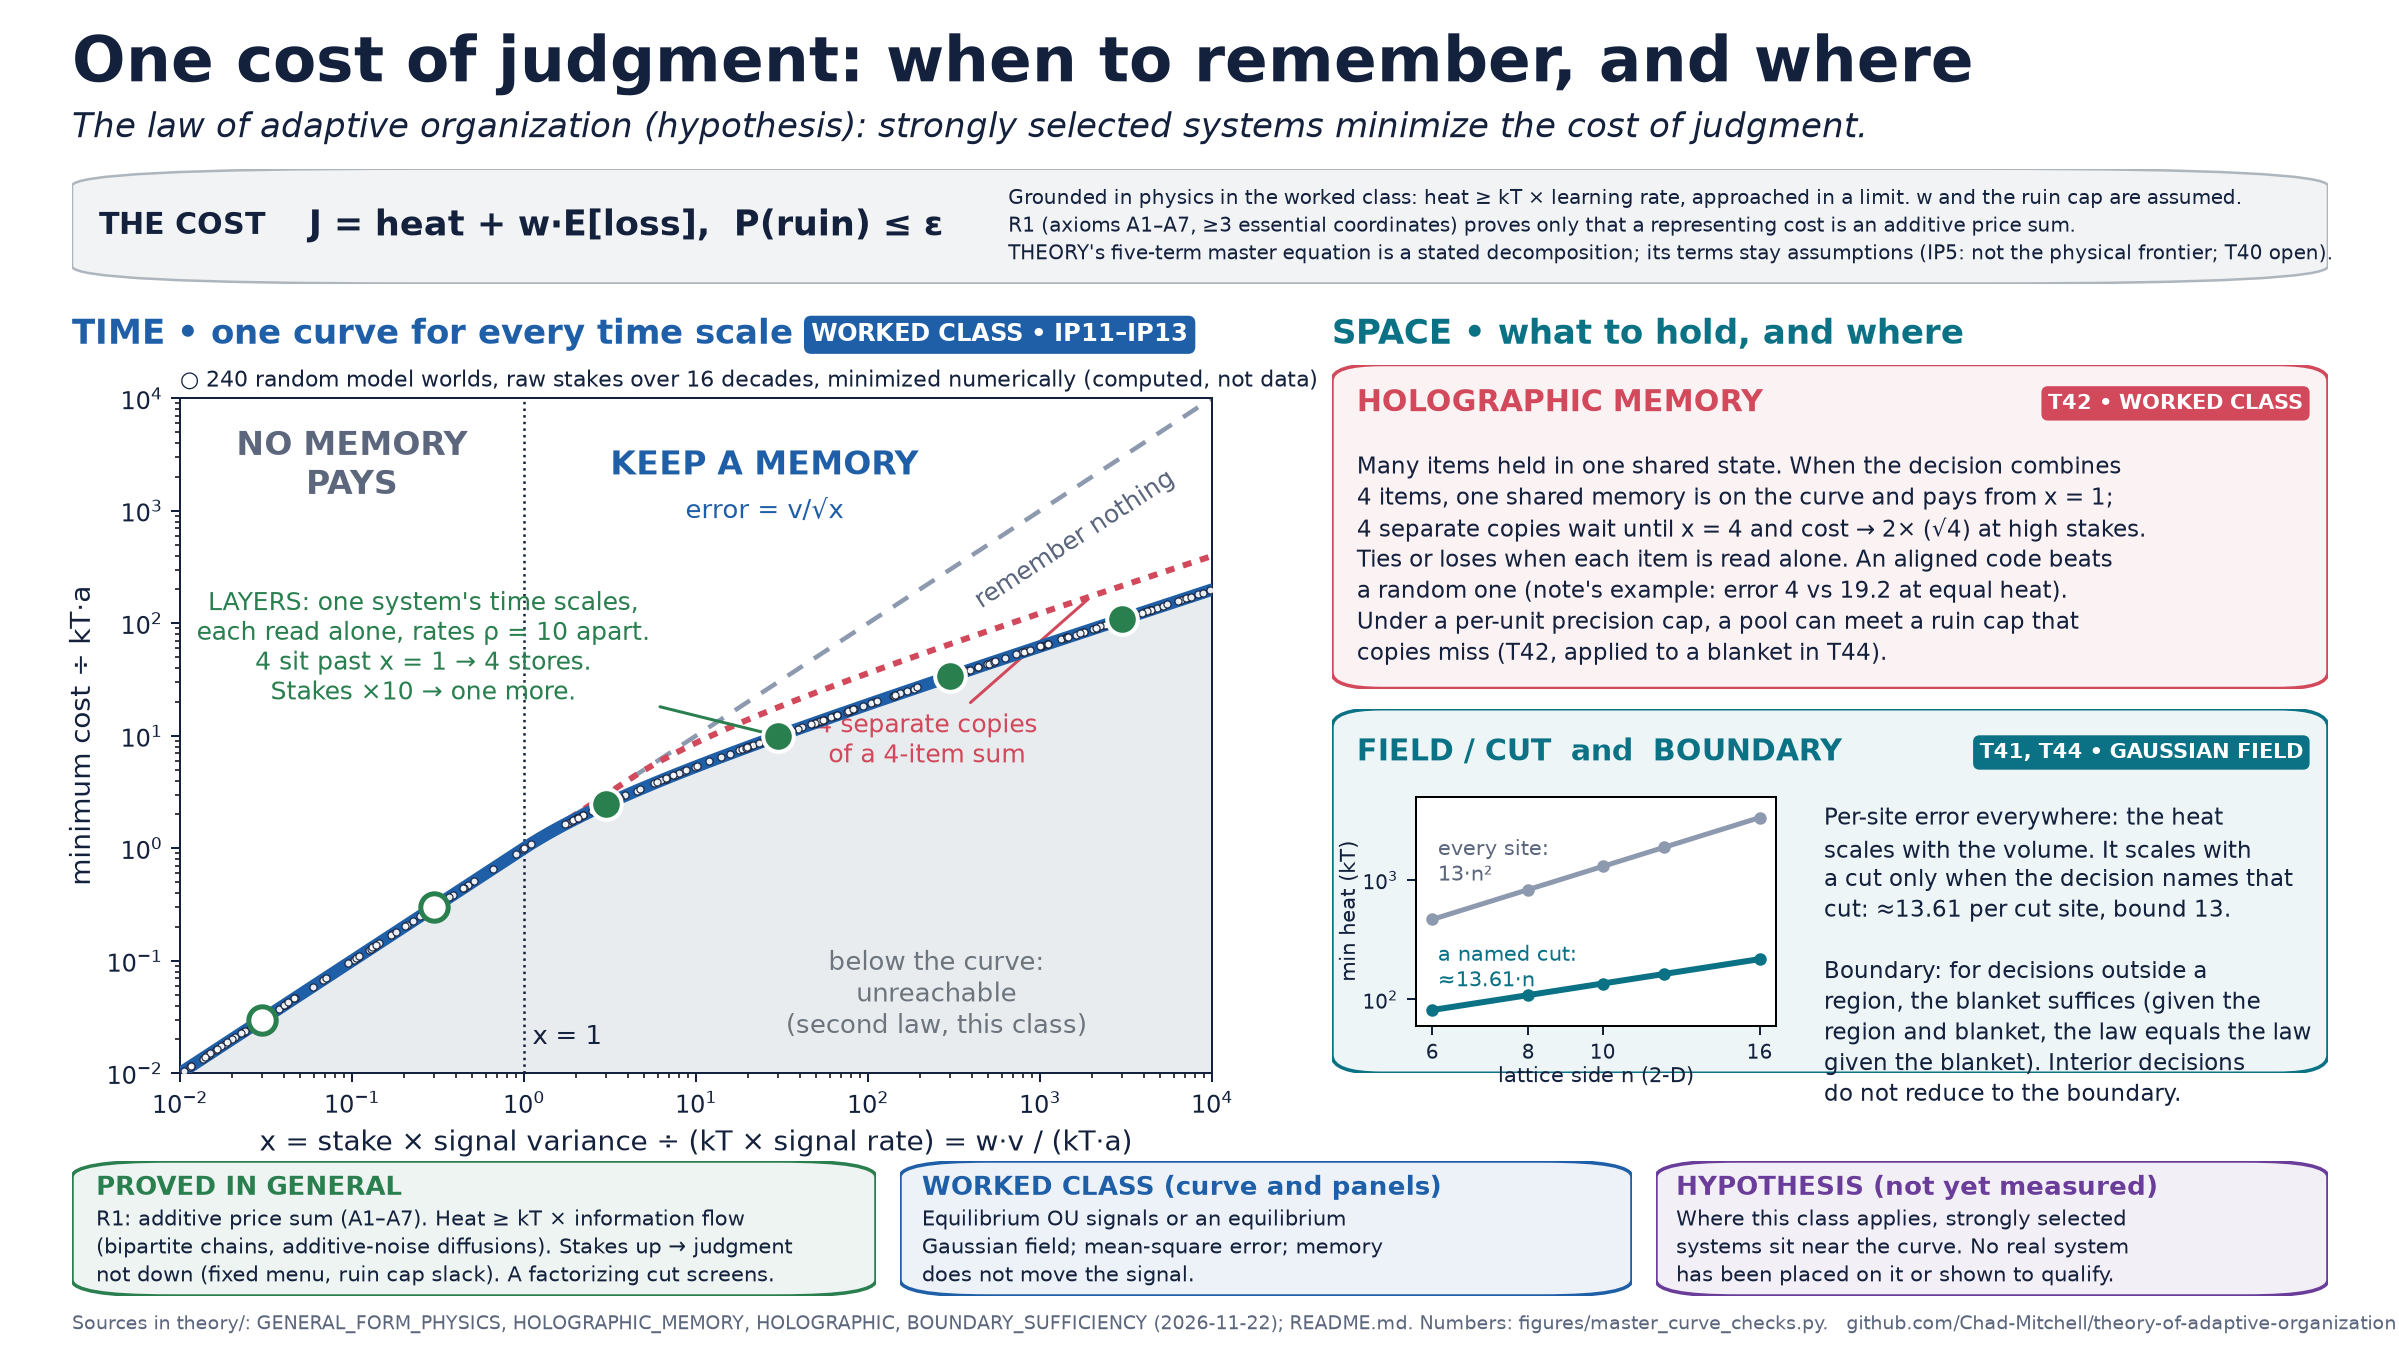

Write the Python code that produced this figure.
"""figures/master_curve.png: the cost of judgment on one curve (worked class), 16:9 for X.
Run: nice -n 19 python3 figures/master_curve.py   Checks: figures/master_curve_checks.py"""
import sys

import matplotlib

matplotlib.use("Agg")
import matplotlib.pyplot as plt  # noqa: E402
import numpy as np  # noqa: E402
from matplotlib.patches import FancyBboxPatch  # noqa: E402

sys.path.insert(0, __file__.rsplit("/", 1)[0])
import master_curve_math as M  # noqa: E402
from master_curve_params import P  # noqa: E402

OUT = __file__.rsplit("/", 1)[0] + "/master_curve.png"
NAVY, BLUE, ORANGE, GREY, GREEN, PURPLE = "#14213d", "#1f5fa8", "#d1495b", "#8d99ae", "#2a7f4f", "#6a3d9a"

plt.rcParams.update({"font.family": "DejaVu Sans"})
fig = plt.figure(figsize=(13.333, 7.5), dpi=180)
fig.patch.set_facecolor("white")
TEAL = "#0b7285"

def chip(x, y, text, color, size=9.5):
    fig.text(x, y, text, fontsize=size, fontweight="bold", color="white", va="center", ha="left",
             bbox=dict(boxstyle="round,pad=0.25", fc=color, ec=color))

# ---------------- title and cost band ----------------
fig.text(0.03, 0.952, "One cost of judgment: when to remember, and where", fontsize=25, fontweight="bold", color=NAVY, va="center")
fig.text(0.03, 0.905, P["hypothesis"], fontsize=13.5, color=NAVY, va="center", style="italic")

axc = fig.add_axes([0.03, 0.79, 0.94, 0.085]); axc.axis("off")
axc.add_patch(FancyBboxPatch((0, 0), 1, 1, boxstyle="round,pad=0,rounding_size=0.15", transform=axc.transAxes,
                             facecolor="#f1f3f5", edgecolor="#adb5bd", lw=1))
axc.text(0.012, 0.5, "THE COST", fontsize=12, fontweight="bold", color=NAVY, va="center", transform=axc.transAxes)
axc.text(0.105, 0.5, "J = heat + w\u00b7E[loss],  P(ruin) \u2264 \u03b5", fontsize=14, color=NAVY, va="center",
         transform=axc.transAxes, fontweight="bold")
axc.text(0.415, 0.5,
         "Grounded in physics in the worked class: heat \u2265 kT \u00d7 learning rate, approached in a limit. w and the ruin cap are assumed.\n"
         "R1 (axioms A1\u2013A7, \u22653 essential coordinates) proves only that a representing cost is an additive price sum.\n"
         "THEORY's five-term master equation is a stated decomposition; its terms stay assumptions (IP5: not the physical frontier; T40 open).",
         fontsize=8.2, color=NAVY, va="center", transform=axc.transAxes, linespacing=1.35)

# ---------------- TIME panel: the curve ----------------
ax = fig.add_axes([0.075, 0.205, 0.43, 0.50])
fig.text(0.03, 0.752, "TIME \u2022 one curve for every time scale", fontsize=13.5, fontweight="bold", color=BLUE, va="center")
chip(0.338, 0.752, "WORKED CLASS \u2022 IP11\u2013IP13", BLUE)
xs = np.logspace(-2, 4, 1200)
ax.set_xscale("log"); ax.set_yscale("log")
ax.set_xlim(1e-2, 1e4); ax.set_ylim(1e-2, 1e4)
ax.fill_between(xs, 1e-3, M.F(xs), color="#e9ecef", zorder=0, lw=0)
ax.text(250, 0.05, "below the curve:\nunreachable\n(second law, this class)", fontsize=10.5, color="#6c757d", ha="center", va="center")
xa = np.logspace(0, 4, 200)
ax.plot(xa, xa, ls=(0, (4, 3)), color=GREY, lw=1.8, zorder=2)
ax.text(1.6e3, 5.5e2, "remember nothing", fontsize=10, color="#5c677d", ha="center", va="center", rotation=33)
K = P["K"]
ax.plot(xs[xs >= 1], M.separate_copies(xs[xs >= 1], K), color=ORANGE, lw=2.4, ls=(0, (1.5, 1.5)), zorder=3)
ax.plot(xs, M.F(xs), color=BLUE, lw=5, zorder=4, solid_capstyle="round")
kT, a, v, w = M.random_worlds(P["n_worlds"], P["seed"])
xw = w * v / (kT * a)
Jw = np.array([M.brute_min(a[i], v[i], w[i], kT[i], n=4001)[0] for i in range(len(xw))]) / (kT * a)
ax.scatter(xw, Jw, s=8, color="white", edgecolor=NAVY, lw=0.5, zorder=5, alpha=0.9)
lx = np.array(M.ladder_xs(P["x_slowest"], P["rho"], P["rungs"]))
ly = M.F(lx)
on = lx > 1
ax.scatter(lx[on], ly[on], s=150, color=GREEN, edgecolor="white", lw=1.6, zorder=7)
ax.scatter(lx[~on], ly[~on], s=120, facecolor="white", edgecolor=GREEN, lw=2, zorder=7)
ax.axvline(1, color=NAVY, lw=1, ls=":", zorder=1)
ax.text(1.12, 1.6e-2, "x = 1", fontsize=10.5, color=NAVY, va="bottom")
ax.text(0.1, 2.5e3, "NO MEMORY\nPAYS", fontsize=13, fontweight="bold", color="#5c677d", ha="center", va="center")
ax.text(25, 2.5e3, "KEEP A MEMORY", fontsize=13, fontweight="bold", color=BLUE, ha="center", va="center")
ax.text(25, 1.0e3, "error = v/\u221ax", fontsize=10.5, color=BLUE, ha="center", va="center")
ax.annotate("LAYERS: one system's time scales,\neach read alone, rates \u03c1 = %g apart.\n4 sit past x = 1 \u2192 4 stores.\nStakes \u00d7%g \u2192 one more."
            % (P["rho"], P["rho"]), xy=(lx[2], ly[2]), xytext=(0.26, 60), fontsize=9.8, color=GREEN, ha="center", va="center",
            arrowprops=dict(arrowstyle="-", color=GREEN, lw=1.2))
ax.annotate("%d separate copies\nof a %d-item sum" % (K, K), xy=(2e3, float(M.separate_copies(2e3, K))), xytext=(2.2e2, 9),
            fontsize=10, color=ORANGE, ha="center", va="center", arrowprops=dict(arrowstyle="-", color=ORANGE, lw=1.2))
ax.set_xlabel("x = stake \u00d7 signal variance \u00f7 (kT \u00d7 signal rate) = w\u00b7v / (kT\u00b7a)", fontsize=11, color=NAVY)
ax.set_ylabel("minimum cost \u00f7 kT\u00b7a", fontsize=11, color=NAVY)
ax.tick_params(labelsize=9.5, colors=NAVY)
for s in ax.spines.values():
    s.set_color(NAVY)
fig.text(0.075, 0.718, "\u25cb %d random model worlds, raw stakes over %d decades, minimized numerically (computed, not data)"
         % (len(xw), int(np.log10(w.max() / w.min()))), fontsize=8.8, color=NAVY, va="center")

# ---------------- SPACE panel: holographic memory, cut, boundary ----------------
X0 = 0.555
fig.text(X0, 0.752, "SPACE \u2022 what to hold, and where", fontsize=13.5, fontweight="bold", color=TEAL, va="center")

def tbox(y0, h, color, title, chiptext, lines, size=9.6):
    axb = fig.add_axes([X0, y0, 0.415, h]); axb.axis("off")
    axb.add_patch(FancyBboxPatch((0, 0), 1, 1, boxstyle="round,pad=0,rounding_size=0.05", transform=axb.transAxes,
                                 facecolor=color + "12", edgecolor=color, lw=1.4))
    axb.text(0.025, 0.88, title, fontsize=12, fontweight="bold", color=color, va="center", transform=axb.transAxes)
    axb.text(0.975, 0.88, chiptext, fontsize=8.5, fontweight="bold", color="white", va="center", ha="right",
             transform=axb.transAxes, bbox=dict(boxstyle="round,pad=0.25", fc=color, ec=color))
    axb.text(0.025, 0.73, lines, fontsize=size, color=NAVY, va="top", transform=axb.transAxes, linespacing=1.35)
    return axb

tbox(0.49, 0.24, ORANGE, "HOLOGRAPHIC MEMORY", "T42 \u2022 WORKED CLASS",
     "Many items held in one shared state. When the decision combines\n"
     "%d items, one shared memory is on the curve and pays from x = 1;\n"
     "%d separate copies wait until x = %d and cost \u2192 2\u00d7 (\u221a%d) at high stakes.\n"
     "Ties or loses when each item is read alone. An aligned code beats\n"
     "a random one (note's example: error 4 vs 19.2 at equal heat).\n"
     "Under a per-unit precision cap, a pool can meet a ruin cap that\n"
     "copies miss (T42, applied to a blanket in T44)." % (K, K, K, K), size=9.2)

ab = tbox(0.205, 0.27, TEAL, "FIELD / CUT  and  BOUNDARY", "T41, T44 \u2022 GAUSSIAN FIELD", "", size=9.6)
rows = M.cut_vs_bulk()
axs = fig.add_axes([X0 + 0.035, 0.24, 0.15, 0.17])
nn = np.array([r[0] for r in rows], float)
axs.loglog(nn, [r[1] for r in rows], "o-", color=GREY, lw=2, ms=4)
axs.loglog(nn, [r[3] for r in rows], "o-", color=TEAL, lw=2.4, ms=4)
axs.set_xticks([6, 8, 10, 16]); axs.set_xticklabels(["6", "8", "10", "16"])
axs.minorticks_off()
axs.tick_params(labelsize=8, colors=NAVY)
axs.set_xlabel("lattice side n (2-D)", fontsize=8.5, color=NAVY, labelpad=1)
axs.set_ylabel("min heat (kT)", fontsize=8.5, color=NAVY, labelpad=1)
axs.text(6.1, 2300, "every site:\n13\u00b7n\u00b2", fontsize=8.5, color="#5c677d", va="top")
axs.text(6.1, 300, "a named cut:\n\u224813.61\u00b7n", fontsize=8.5, color=TEAL, va="top")
axs.set_ylim(60, 5000)
fig.text(X0 + 0.205, 0.405,
         "Per-site error everywhere: the heat\n"
         "scales with the volume. It scales with\n"
         "a cut only when the decision names that\n"
         "cut: \u224813.61 per cut site, bound 13.\n\n"
         "Boundary: for decisions outside a\n"
         "region, the blanket suffices (given the\n"
         "region and blanket, the law equals the law\n"
         "given the blanket). Interior decisions\n"
         "do not reduce to the boundary.", fontsize=9.3, color=NAVY, va="top", linespacing=1.32)

# ---------------- status strip ----------------
def sbox(x0, wdt, color, tag, text):
    axb = fig.add_axes([x0, 0.04, wdt, 0.10]); axb.axis("off")
    axb.add_patch(FancyBboxPatch((0, 0), 1, 1, boxstyle="round,pad=0,rounding_size=0.12", transform=axb.transAxes,
                                 facecolor=color + "14", edgecolor=color, lw=1.4))
    axb.text(0.03, 0.80, tag, fontsize=10.5, fontweight="bold", color=color, va="center", transform=axb.transAxes)
    axb.text(0.03, 0.36, text, fontsize=8.6, color=NAVY, va="center", transform=axb.transAxes, linespacing=1.3)

sbox(0.03, 0.335, GREEN, "PROVED IN GENERAL",
     "R1: additive price sum (A1\u2013A7). Heat \u2265 kT \u00d7 information flow\n"
     "(bipartite chains, additive-noise diffusions). Stakes up \u2192 judgment\n"
     "not down (fixed menu, ruin cap slack). A factorizing cut screens.")
sbox(0.375, 0.305, BLUE, "WORKED CLASS (curve and panels)",
     "Equilibrium OU signals or an equilibrium\n"
     "Gaussian field; mean-square error; memory\n"
     "does not move the signal.")
sbox(0.69, 0.28, PURPLE, "HYPOTHESIS (not yet measured)",
     "Where this class applies, strongly selected\n"
     "systems sit near the curve. No real system\n"
     "has been placed on it or shown to qualify.")
fig.text(0.03, 0.012,
         "Sources in theory/: GENERAL_FORM_PHYSICS, HOLOGRAPHIC_MEMORY, HOLOGRAPHIC, BOUNDARY_SUFFICIENCY (2026-11-22); README.md. "
         "Numbers: figures/master_curve_checks.py.   github.com/Chad-Mitchell/theory-of-adaptive-organization \u00b7 CC0 \u00b7 22 Nov 2026",
         fontsize=7.6, color="#5c677d", va="bottom")

fig.savefig(OUT, dpi=180, facecolor="white")
print("wrote", OUT)
